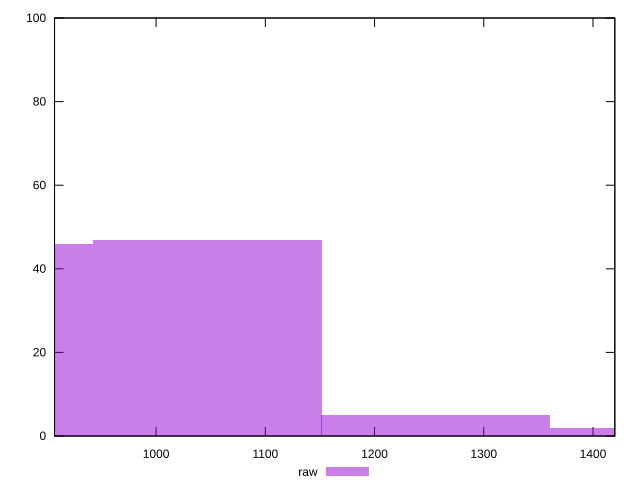

Here is the gnuplot script that generated this plot:
reset

$raw <<EOF
1256.11262039482 5
1465.4647237939566 2
1046.7605169956832 47
837.4084135965467 46
EOF

set key outside below
set boxwidth 209.35210339913667
set xrange [907:1420]
set yrange [0:100]
set trange [0:100]
set style fill transparent solid 0.5 noborder
set terminal svg size 640, 490 enhanced background rgb 'white'
set output "report/report_00029_2021-02-24T13-36-40.390Z/uses-rel-preload/samples/agenda/raw/histogram.svg"

plot $raw title "raw" with boxes

reset
